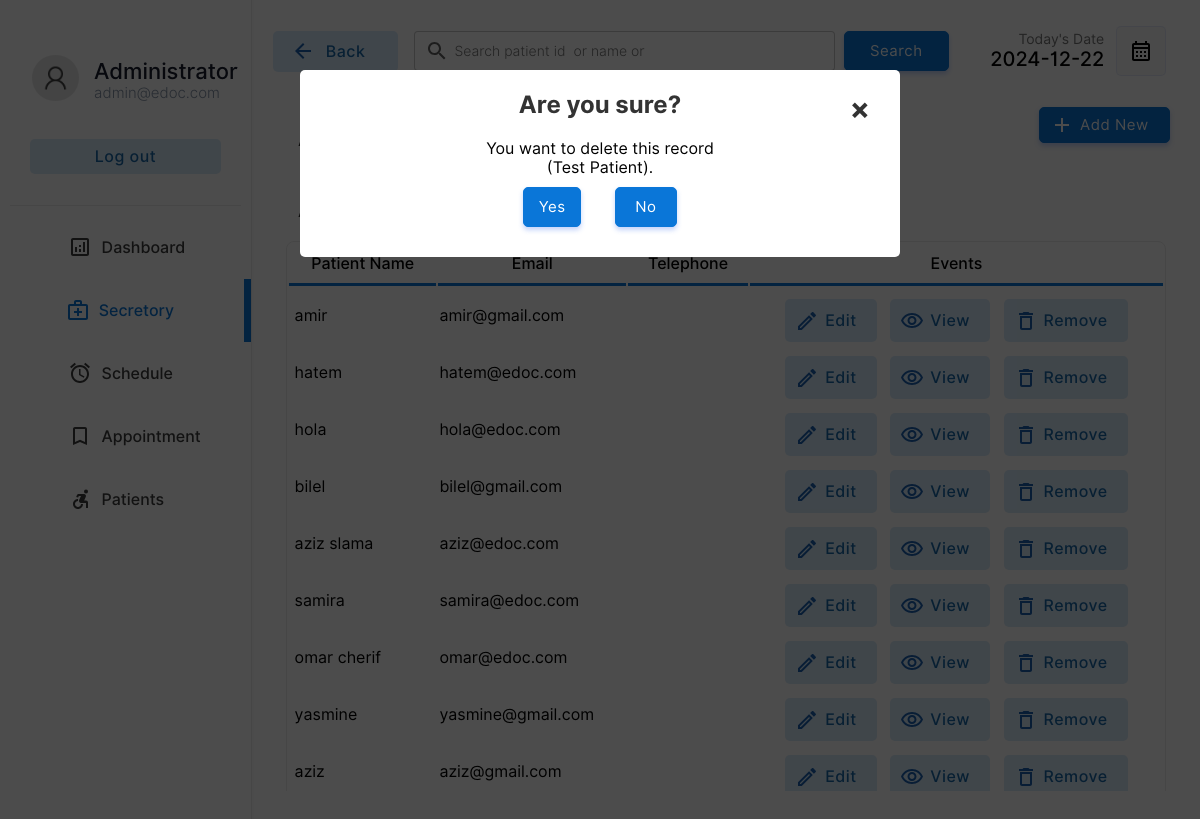
The app's page /secretary/secretary.php?action=drop&id=1&name=Test Patient (signed in) with its own data.
### tables this page shows
CREATE TABLE `patient` (
  `pid` int(11) NOT NULL,
  `pemail` varchar(255) DEFAULT NULL,
  `pname` varchar(255) DEFAULT NULL,
  `ppassword` varchar(255) DEFAULT NULL,
  `paddress` varchar(255) DEFAULT NULL,
  `pnic` varchar(15) DEFAULT NULL,
  `pdob` date DEFAULT NULL,
  `ptel` varchar(15) DEFAULT NULL,
  `region` varchar(255) NOT NULL,
  `cnss` varchar(255) NOT NULL
);

### secretary/secretary.php (the view, shortened to what the rows shown need)
<!DOCTYPE html>
<html lang="en">
<head>
    <link rel="stylesheet" href="../css/animations.css">
    <link rel="stylesheet" href="../css/main.css">
    <link rel="stylesheet" href="../css/admin.css">
</head>
<body>
    <?php
    include("../connection.php");
    ?>
        <div class="dash-body">
            <table border="0" width="100%" style=" border-spacing: 0;margin:0;padding:0;margin-top:25px; ">
                <?php
                    if($_POST){
                        $keyword=$_POST["search"];
                        $sqlmain= "select * from patient where pname='$keyword' or pname='$keyword' or pname like '$keyword%' or pname like '%$keyword' or pname like '%$keyword%'";
                    }else{
                        $sqlmain= "select * from patient order by pid desc";
                    }
                ?>
                <tr>
                   <td colspan="4">
                       <center>
                        <div class="abc scroll">
                        <table width="93%" class="sub-table scrolldown" border="0">
                        <thead>
                        <tr>
                                <th class="table-headin">
                                Patient Name
                                </th>
                                <th class="table-headin">
                                    Email
                                </th>
                                <th class="table-headin">
                                    Telephone
                                </th>
                                <th class="table-headin">
                                    Events
                                </tr>
                        </thead>
                        <tbody>
                            <?php
                                $result= $database->query($sqlmain);
                                if($result->num_rows==0){
                                    echo '<tr>
                                    <td colspan="4">
                                    <br><br><br><br>
                                    <center>
                                    <img src="../img/notfound.svg" width="25%">
                                    <br>
                                    <p class="heading-main12" style="margin-left: 45px;font-size:20px;color:rgb(49, 49, 49)">We  couldnt find anything related to your keywords !</p>
                                    <a class="non-style-link" href="patient.php"><button  class="login-btn btn-primary-soft btn"  style="display: flex;justify-content: center;align-items: center;margin-left:20px;">&nbsp; Show all Patients &nbsp;</font></button>
                                    </a>
                                    </center>
                                    <br><br><br><br>
                                    </td>
                                    </tr>';
                                }
                                else{
                                for ( $x=0; $x<$result->num_rows;$x++){
                                    $row=$result->fetch_assoc();
                                    $pid=$row["pid"];
                                    $pname=$row["pname"];
                                    $pemail=$row["pemail"];
                                    echo '<tr>
                                        <td> &nbsp;'.
                                        substr($pname,0,30)
                                        .'</td>
                                        <td>
                                        '.substr($pemail,0,20).'
                                        </td>
                                        <td>
                                            '.substr($ptel_pname,0,20).'
                                        </td>
                                        <td>
                                        <div style="display:flex;justify-content: center;">
                                        <a href="?action=edit&id='.$pid.'&error=0" class="non-style-link"><button  class="btn-primary-soft btn button-icon btn-edit"  style="padding-left: 40px;padding-top: 12px;padding-bottom: 12px;margin-top: 10px;"><font class="tn-in-text">Edit</font></button></a>
                                        &nbsp;&nbsp;&nbsp;
                                        <a href="?action=view&id='.$pid.'" class="non-style-link"><button  class="btn-primary-soft btn button-icon btn-view"  style="padding-left: 40px;padding-top: 12px;padding-bottom: 12px;margin-top: 10px;"><font class="tn-in-text">View</font></button></a>
                                       &nbsp;&nbsp;&nbsp;
                                       <a href="?action=drop&id='.$pid.'&name='.$pname.'" class="non-style-link"><button  class="btn-primary-soft btn button-icon btn-delete"  style="padding-left: 40px;padding-top: 12px;padding-bottom: 12px;margin-top: 10px;"><font class="tn-in-text">Remove</font></button></a>
                                        </div>
                                        </td>
                                    </tr>';
                                }
                            }
                            ?>
                            </tbody>
                        </table>
                        </div>
                        </center>
                   </td>
                </tr>
            </table>
        </div>
    <?php
    if($_GET){
        $id=$_GET["id"];
        $action=$_GET["action"];
        if($action=='drop'){
            $nameget=$_GET["name"];
            echo '
            <div id="popup1" class="overlay">
                    <div class="popup">
                    <center>
                        <h2>Are you sure?</h2>
                        <a class="close" href="secretory.php">&times;</a>
                        <div class="content">
                            You want to delete this record<br>('.substr($nameget,0,40).').
                        </div>
                        <div style="display: flex;justify-content: center;">
                        <a href="delete-secretory.php?id='.$id.'" class="non-style-link"><button  class="btn-primary btn"  style="display: flex;justify-content: center;align-items: center;margin:10px;padding:10px;"<font class="tn-in-text">&nbsp;Yes&nbsp;</font></button></a>&nbsp;&nbsp;&nbsp;
                        <a href="secretory.php" class="non-style-link"><button  class="btn-primary btn"  style="display: flex;justify-content: center;align-items: center;margin:10px;padding:10px;"><font class="tn-in-text">&nbsp;&nbsp;No&nbsp;&nbsp;</font></button></a>
                        </div>
                    </center>
            </div>
            </div>
            ';
        }elseif($action=='edit'){
            $sqlmain= "select * from patient where pid='$id'";
            $result= $database->query($sqlmain);
            $row=$result->fetch_assoc();
            $name=$row["pname"];
            $email=$row["pemail"];
            $nic=$row['pnic'];
            $error_1=$_GET["error"];
                $errorlist= array(
                    '1'=>'<label for="promter" class="form-label" style="color:rgb(255, 62, 62);text-align:center;">Already have an account for this Email address.</label>',
                    '2'=>'<label for="promter" class="form-label" style="color:rgb(255, 62, 62);text-align:center;">Password Conformation Error! Reconform Password</label>',
                    '3'=>'<label for="promter" class="form-label" style="color:rgb(255, 62, 62);text-align:center;"></label>',
                    '4'=>"",
                    '0'=>'',
                );
            if($error_1!='4'){
                    echo '
                    <div id="popup1" class="overlay">
                            <div class="popup">
                            <center>
                                <a class="close" href="patient.php">&times;</a>
                                <div style="display: flex;justify-content: center;">
                                <div class="abc">
                                <table width="80%" class="sub-table scrolldown add-doc-form-container" border="0">
                                <tr>
                                        <td class="label-td" colspan="2">'.
                                            $errorlist[$error_1]
                                        .'</td>
                                    </tr>
                                    <tr>
                                        <td>
                                            <p style="padding: 0;margin: 0;text-align: left;font-size: 25px;font-weight: 500;">Edit Patient Details.</p>
                                        Doctor ID : '.$id.' (Auto Generated)<br><br>
                                        </td>
                                    </tr>
                                    <tr>
                                        <td class="label-td" colspan="2">
                                            <form action="edit-doc.php" method="POST" class="add-new-form">
                                            <label for="Email" class="form-label">Email: </label>
                                            <input type="hidden" value="'.$id.'" name="id00">
                                        </td>
                                    </tr>
                                    <tr>
                                        <td class="label-td" colspan="2">
                                        <input type="email" name="email" class="input-text" placeholder="Email Address" value="'.$email.'" required><br>
                                        </td>
                                    </tr>
                                    <tr>
                                        <td class="label-td" colspan="2">
                                            <label for="name" class="form-label">Name: </label>
                                        </td>
                                    </tr>
                                    <tr>
                                        <td class="label-td" colspan="2">
                                            <input type="text" name="name" class="input-text" placeholder="Patient Name" value="'.$name.'" required><br>
                                        </td>
                                    </tr>
                                    <tr>
                                        <td class="label-td" colspan="2">
                                            <label for="nic" class="form-label">NIC: </label>
                                        </td>
                                    </tr>
                                    <tr>
                                        <td class="label-td" colspan="2">
                                            <input type="text" name="nic" class="input-text" placeholder="NIC Number" value="'.$nic.'" required><br>
                                        </td>
                                    </tr>
                                    <tr>
                                        <td class="label-td" colspan="2">
                                            <label for="Tele" class="form-label">Telephone: </label>
                                        </td>
                                    </tr>
                                    <tr>
                                        <td class="label-td" colspan="2">
                                            <input type="tel" name="Tele" class="input-text" placeholder="Telephone Number" value="'.$tele.'" required><br>
                                        </td>
                                    </tr>
                                    <tr>
                                        <td class="label-td" colspan="2">
                                            <label for="spec" class="form-label">Choose specialties: (Current'.$spcil_name.')</label>
                                        </td>
                                    </tr>
                                    <tr>
                                        <td class="label-td" colspan="2">
                                            <select name="spec" id="" class="box">';
                                                $list11 = $database->query("select  * from  specialties;");
                                                for ($y=0;$y<$list11->num_rows;$y++){
                                                    $row00=$list11->fetch_assoc();
                                                    $sn=$row00["sname"];
                                                    $id00=$row00["id"];
                                                    echo "<option value=".$id00.">$sn</option><br/>";
                                                };
                                echo     '       </select><br><br>
                                        </td>
                                    </tr>
                                    <tr>
                                        <td class="label-td" colspan="2">
                                            <label for="password" class="form-label">Password: </label>
                                        </td>
                                    </tr>
                                    <tr>
                                        <td class="label-td" colspan="2">
                                            <input type="password" name="password" class="input-text" placeholder="Defind a Password" required><br>
                                        </td>
                                    </tr><tr>
                                        <td class="label-td" colspan="2">
                                            <label for="cpassword" class="form-label">Conform Password: </label>
                                        </td>
                                    </tr>
                                    <tr>
                                        <td class="label-td" colspan="2">
                                            <input type="password" name="cpassword" class="input-text" placeholder="Conform Password" required><br>
                                        </td>
                                    </tr>
                                    <tr>
                                        <td colspan="2">
                                            <input type="reset" value="Reset" class="login-btn btn-primary-soft btn" >&nbsp;&nbsp;&nbsp;&nbsp;&nbsp;
                                            <input type="submit" value="Save" class="login-btn btn-primary btn">
                                        </td>
                                    </tr>
                                    </form>
                                    </tr>
                                </table>
                                </div>
                                </div>
                            </center>
                            <br><br>
                    </div>
                    </div>
                    ';
        }; };
    };
?>
</body>
</html>

### records on screen
patient: pname "amir", pemail "amir@gmail.com"
patient: pname "hatem", pemail "hatem@edoc.com"
patient: pname "hola", pemail "hola@edoc.com"
patient: pname "bilel", pemail "bilel@gmail.com"
patient: pname "aziz slama", pemail "aziz@edoc.com"
patient: pname "samira", pemail "samira@edoc.com"
patient: pname "omar cherif", pemail "omar@edoc.com"
patient: pname "yasmine", pemail "yasmine@gmail.com"
patient: pname "aziz", pemail "aziz@gmail.com"

### other values on screen
substr($nameget,0,40) "Test Patient"
